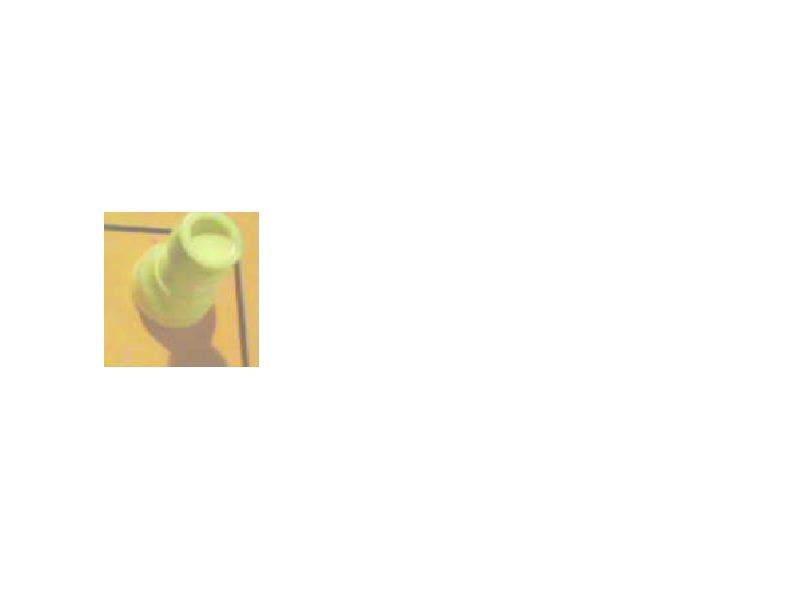

MATLAB code for this plot: (Note: this script raises an error after producing the figure.)
clear;
clc;

load('im_matrix_webcam_adjusted');

for i = 1:64
    im = im_matrix(:,:,3*(i-1)+1:3*(i-1)+3);
    figure;
    subplot(1,3,1);
    imshow(im);
    [BW, maskedRGBImage] = createMaskWhitePiece(im);
    subplot(1,3,2);
    imshow(BW);
    
    se  = strel('disk',8,0);
    im = imopen(BW, se);
    subplot(1,3,3);
    imshow(im);
%     
%     subplot(1,4,4);
%     imshow(maskedRGBImage);
    
    
end

% for i = 1:64
%     im = im_matrix(:,:,3*(i-1)+1:3*(i-1)+3);
%     figure;
%     subplot(1,3,1);
%     imshow(im);
%     [BW, maskedRGBImage] = createMaskBlackPiece(im);
%     subplot(1,3,2);
%     imshow(BW);
%     
%     se  = strel('disk',8,0);
%     im = imopen(BW, se);
%     subplot(1,3,3);
%     imshow(im);
% %     
% %     subplot(1,4,4);
% %     imshow(maskedRGBImage);
%     
%     
% end
